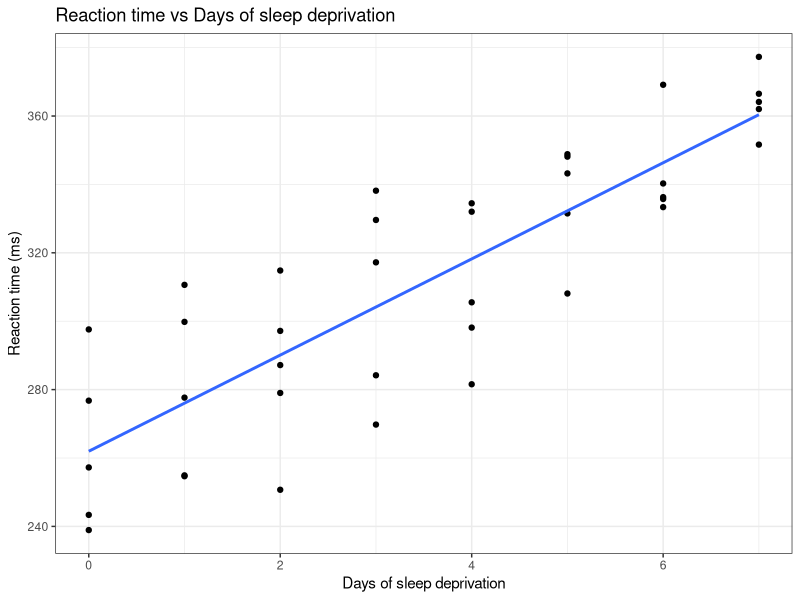
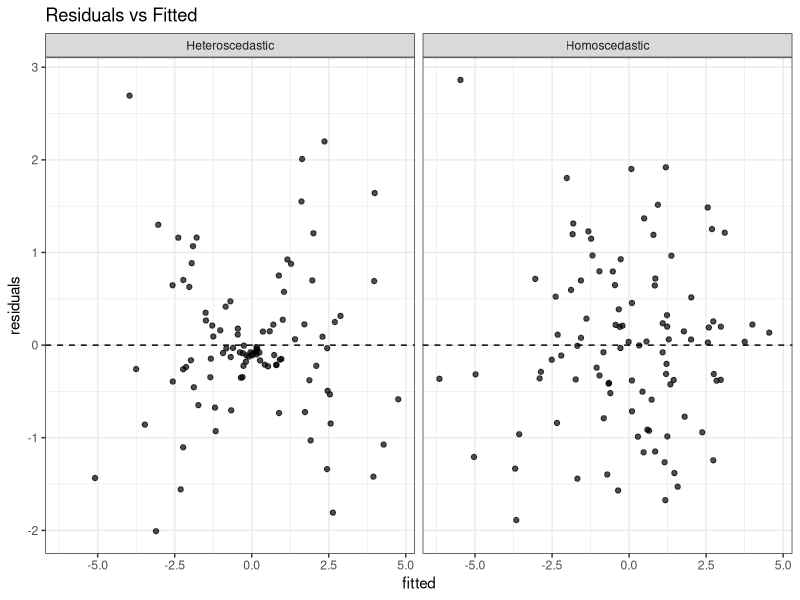
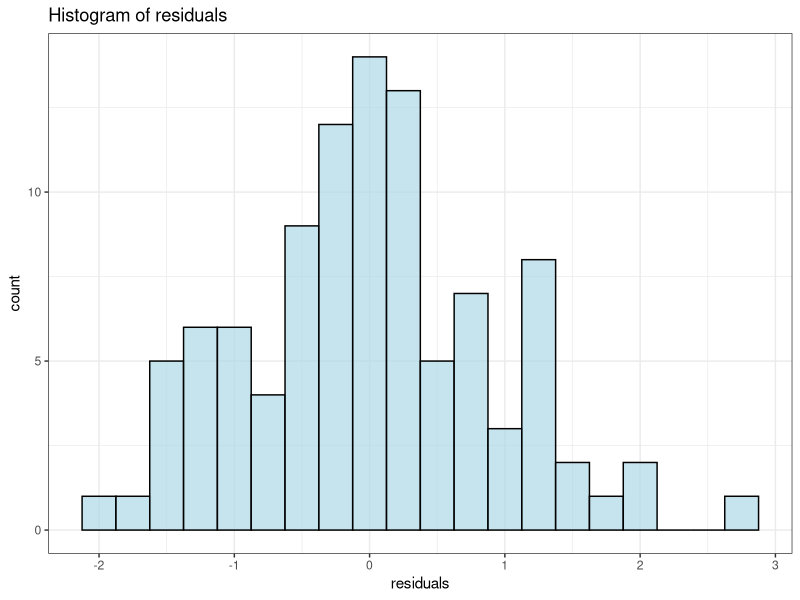
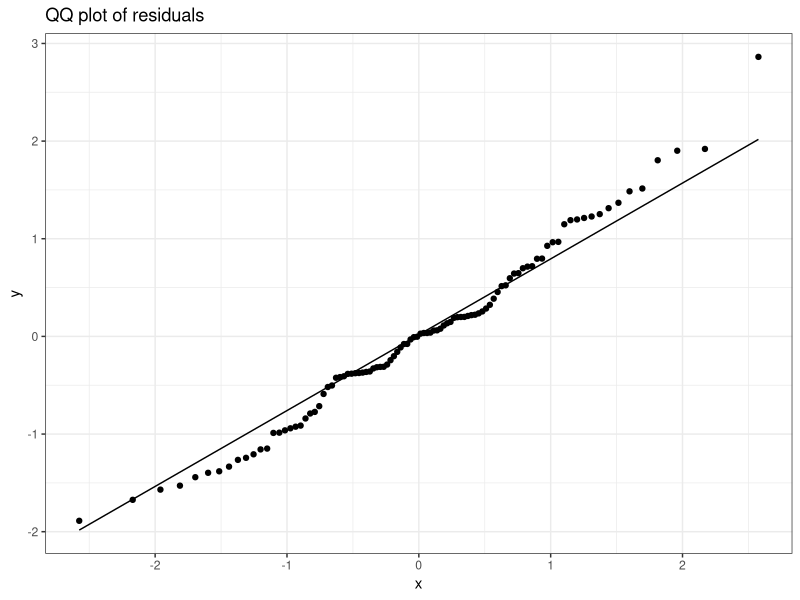
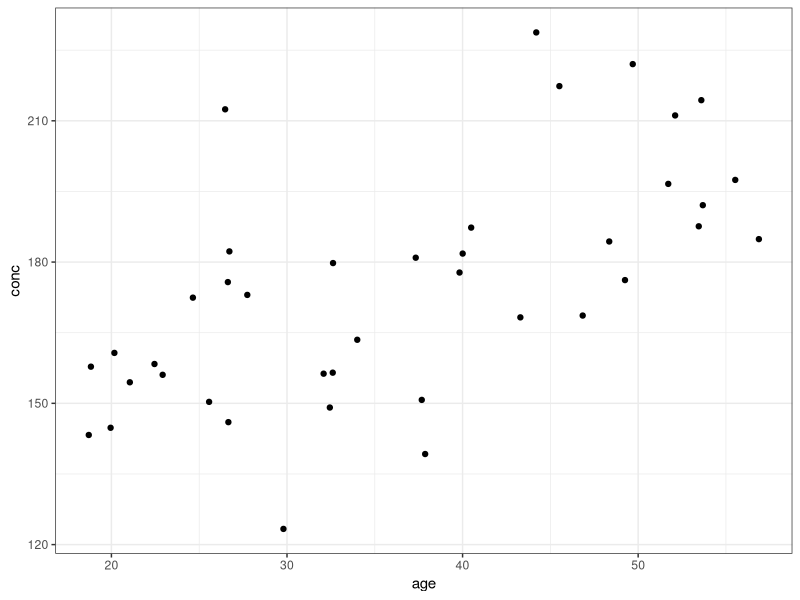
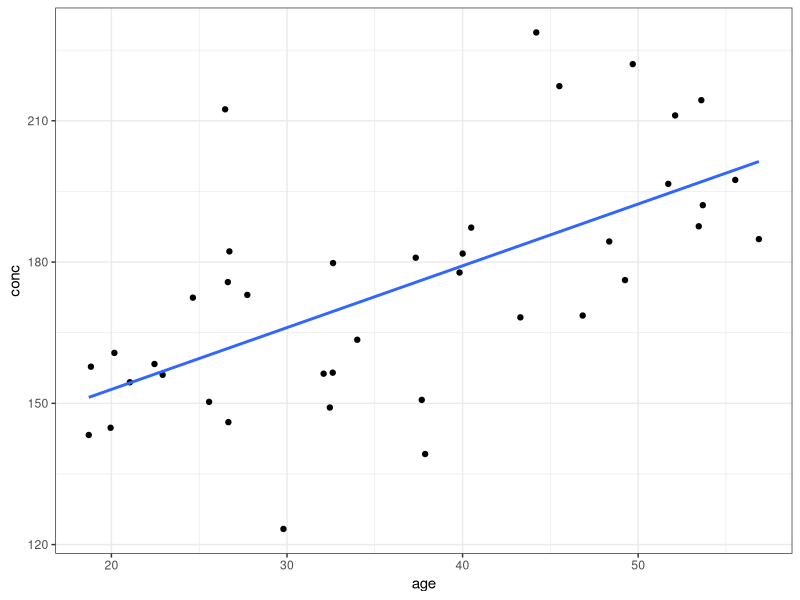
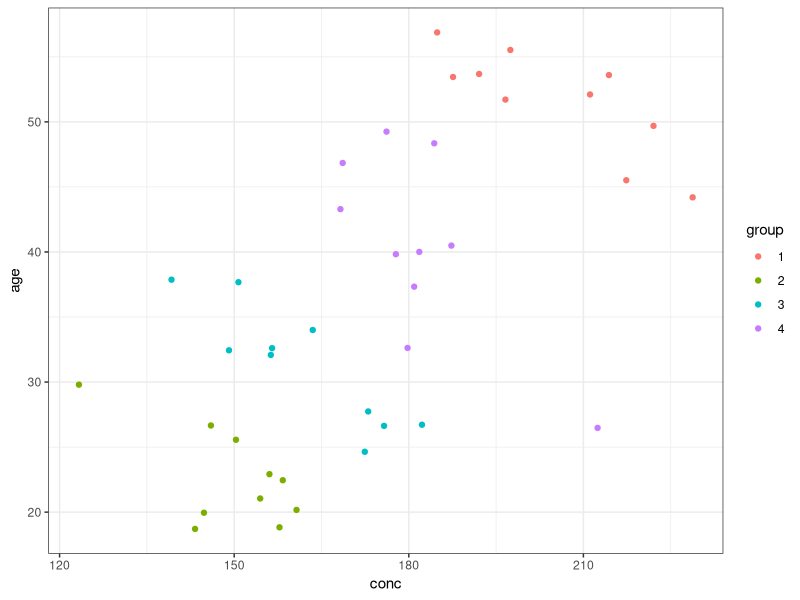
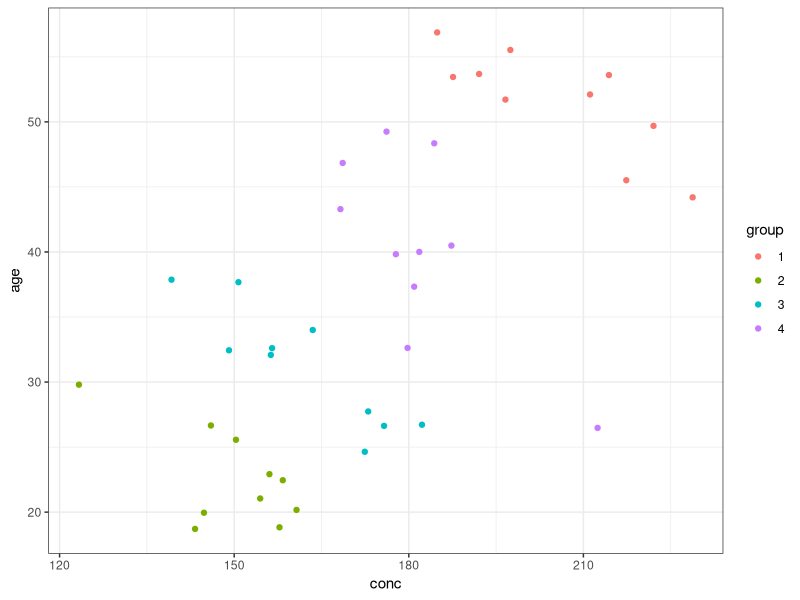

R code for these plots, in order:
## ---- chunk 1
library(tidyverse)
library(ggplot2)
library(lme4)
## ---- chunk 2
sleep <- sleepstudy |> filter(Subject %in% c(333, 334, 369, 349, 372), Days>=2) |> mutate(Days=Days-2)
sleep2 <- sleepstudy |> filter(Days>=2) |> mutate(Days=Days-2)
sleep |> ggplot(aes(x=Days, y=Reaction)) + geom_point() + geom_smooth(method="lm", se=FALSE) + theme_bw() +
  labs(title = "Reaction time vs Days of sleep deprivation",
       x = "Days of sleep deprivation",
       y = "Reaction time (ms)")
## ---- chunk 3
#| fig-width: 8
#| fig-height: 3
library(ggplot2)
library(dplyr)

set.seed(42)

# Homoscedastic data
x1 <- rnorm(100)
y1 <- 2 * x1 + rnorm(100, sd = 1)
model1 <- lm(y1 ~ x1)
resid_data1 <- data.frame(
  fitted = fitted(model1),
  residuals = resid(model1),
  type = "Homoscedastic"
)

# Heteroscedastic data
x2 <- rnorm(100)
y2 <- 2 * x2 + rnorm(100, sd = abs(x2))
model2 <- lm(y2 ~ x2)
resid_data2 <- data.frame(
  fitted = fitted(model2),
  residuals = resid(model2),
  type = "Heteroscedastic"
)

# Combine
resid_data <- bind_rows(resid_data1, resid_data2)

# Plot both
ggplot(resid_data, aes(x = fitted, y = residuals)) +
  geom_point(alpha = 0.7) +
  geom_hline(yintercept = 0, linetype = "dashed") +
  facet_wrap(~type) +
  labs(title = "Residuals vs Fitted") + theme_bw()

## ---- chunk 4
#| fig-height: 3.5
#| fig-width: 5
#| layout-ncol: 2
# QQ Plot for Normality
resid_data_norm <- data.frame(residuals = resid(model1))
ggplot(resid_data_norm, aes(x = residuals)) +
  geom_histogram(bins=20, fill = "lightblue", color = "black", alpha = 0.7) +
  labs(title = "Histogram of residuals") + theme_bw()
ggplot(resid_data_norm, aes(sample = residuals)) +
  stat_qq() +
  stat_qq_line() +
  labs(title = "QQ plot of residuals") + theme_bw()
## ---- chunk 5
simulate_gene_expression <- function(Nsubj = 4, n=10, Gslope = 2, slope=-4, Gint = 100, xm=30, xmsd=5, xsd=2, esd=2) {
  xmean <- rnorm(Nsubj, mean = xm, sd = xmsd)
  
data.frame(subject= rep(as.character(1:Nsubj), each = n),
           xmean = rep(xmean, each = n)) |>
           mutate(xd = rnorm(Nsubj * n, mean = 0, sd = xsd), x=xmean+xd, y = Gint + Gslope * xmean + slope * xd + rnorm(Nsubj * n, sd = esd))
  
}
set.seed(3431)
df <- simulate_gene_expression(xmsd=10, Gslope=2, slope=-2, xsd=5, esd=8) |> rename(group=subject, age=x, conc=y)

df |> ggplot(aes(x=age, y=conc)) + geom_point() + theme_bw()
## ---- chunk 6
df |> ggplot(aes(x=age, y=conc)) + geom_point() + geom_smooth(method="lm", se=FALSE) + theme_bw()
## ---- chunk 7
m0 <- lm(conc ~ age, data = df)
summary(m0)
## ---- chunk 8
df |> ggplot(aes(x=conc, y=age, color=group)) + geom_point() + theme_bw()
## ---- chunk 9
m1 <- lm(conc ~ age + group, data = df)
summary(m1)
## ---- chunk 10
df |> ggplot(aes(x=conc, y=age, color=group)) + geom_point() + theme_bw()
df$pred <- predict(m1)
df |> ggplot(aes(x=age, y=conc, color=group)) + geom_point() + geom_line(aes(y=pred)) + theme_bw() + theme(legend.position = "none")
## ---- chunk 11
df |> ggplot(aes(x=age, y=conc, color=group)) + geom_point() + theme_bw() + theme(legend.position = "none")
## ---- chunk 12
df |> ggplot(aes(x=age, y=conc, color=group)) + geom_point() + theme_bw() + theme(legend.position = "none")
## ---- chunk 13
library(lme4)

mm <- lmer(conc ~ age + (1 | group), data = df)
#Show the predicted lines
df$pred <- predict(mm)
## With random slope
mm2 <- lmer(conc ~ age + (1 + age | group), data = df)
#Show the predicted lines
df$pred2 <- predict(mm2)

pl <- df |> ggplot(aes(x=age, y=conc, color=group)) + geom_point() + theme_bw() + theme(legend.position = "none")
pl + geom_line(aes(y=pred)) + labs(title = "Predicted concentration by age and group")
## ---- chunk 14
library(lme4)

mm <- lmer(conc ~ age + (1 | group), data = df)
summary(mm)
## ---- chunk 15
var_components <- as.data.frame(VarCorr(mm))
icc <- var_components$vcov[1] / sum(var_components$vcov)
icc
## ---- chunk 16
pl + geom_line(aes(y=pred2)) + labs(title = "Predicted concentration by age and group")
## ---- chunk 17
mm2 <- lmer(conc ~ age + (1 + age | group), data = df)
summary(mm2)
## ---- chunk 18
fixef(mm)
ranef(mm)
